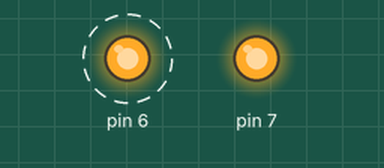
The sketch below on a simulated Arduino Uno, built with avr-gcc and run on an emulated ATmega328P. Parts: output pins drawn as LEDs (lit = HIGH). Dashed ring = blinking.

Above: at 0.2 s.
Timing chart, 0 to 3.0 s (numbered marks = the images above):
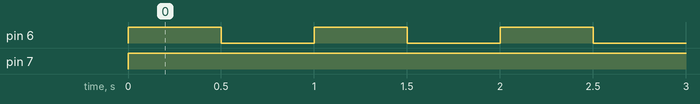

Measured:
- by itself, pin 6: alternates HIGH for 0.50 s and LOW for 0.50 s
- by itself, pin 7: LOW → HIGH at 0.00 s

The sketch:

arduinon_checkMotor.ino
```cpp
void setup() {
  // put your setup code here, to run once:
  pinMode(7,OUTPUT);
  pinMode(6,OUTPUT);

}

void loop() {
  // put your main code here, to run repeatedly:
  digitalWrite(7,HIGH);
//  for(int x = 0; x < 200; x++) {
    digitalWrite(6,HIGH);
    delay(500);
    digitalWrite(6,LOW);
    delay(500);
//  }
}
```
